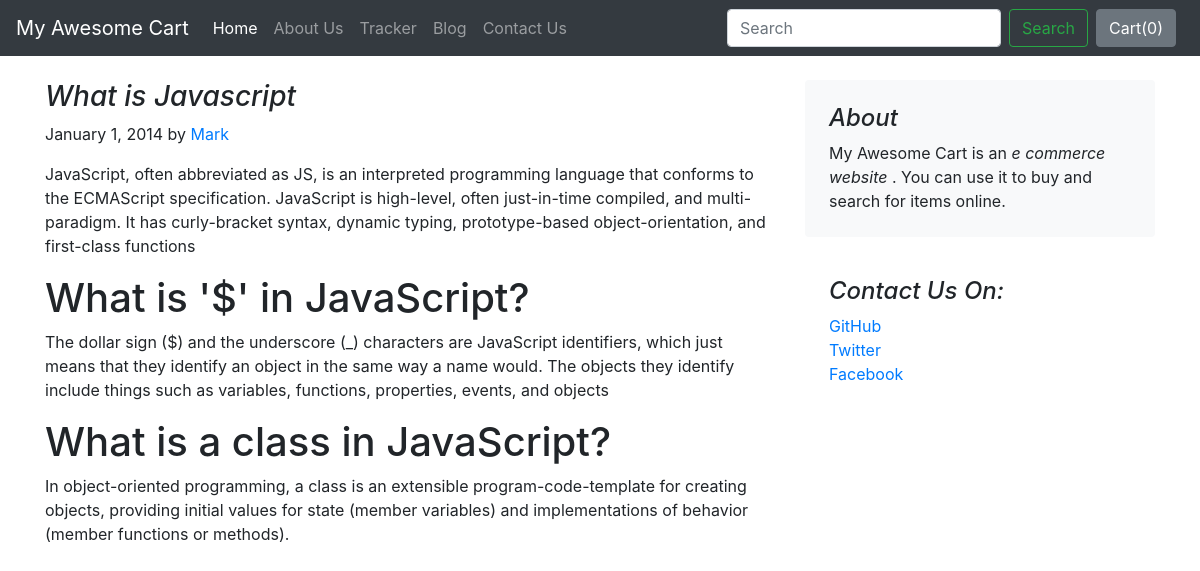
The page /blog/blogpost/1 on the database its author committed.
### blog/models.py (models this page shows)
class Blogpost(models.Model):
    post_id = models.AutoField(primary_key=True)
    title = models.CharField(max_length=50)
    head0 = models.CharField(max_length=500, default="")
    chead0 = models.CharField(max_length=5000, default="")
    head1 = models.CharField(max_length=500, default="")
    chead1 = models.CharField(max_length=5000, default="")
    head2 = models.CharField(max_length=500, default="")
    chead2 = models.CharField(max_length=5000, default="")
    pub_date = models.DateField()
    image = models.ImageField(upload_to="shop/images", default="")
    def __str__(self):
        return self.title

### blog/views.py (the view)
# urls.py: path("blogpost/<int:id>", views.blogpost, name="blogHome")
def blogpost(request,id):
        post= Blogpost.objects.filter(post_id=id)[0]
        print(post)
        return render(request, 'blog/blogpost.html', {'post':post})

### blog/templates/blog/blogpost.html (shortened to what this page needs)
{% extends 'blog/basic.html' %}
{% block body %}
<div class="container">
  <div class="row mt-4">
    <div class="col-md-8 blog-main">
      <h3 class="font-italic ">
        {{post.title}}
      </h3>
      <div class="blog-post">
        <p class="blog-post-meta">January 1, 2014 by <a href="#">Mark</a></p>
         <p>{{post.chead0}}</p>
        <h1>{{post.head1}}</h1>
         <p>{{post.chead1}}</p>
        <h1>{{post.head2}}</h1>
         <p>{{post.chead2}}</p>
      </div>
    </div>
    <aside class="col-md-4 blog-sidebar">
      <div class="p-4 mb-3 bg-light rounded">
        <h4 class="font-italic">About</h4>
        <p class="mb-0">My Awesome Cart is an <em>e commerce website</em> . You can use it to buy and search for items online.</p>
      </div>
      <div class="p-4">
        <h4 class="font-italic">Contact Us On: </h4>
        <ol class="list-unstyled">
          <li><a href="#">GitHub</a></li>
          <li><a href="#">Twitter</a></li>
          <li><a href="#">Facebook</a></li>
        </ol>
      </div>
    </aside>
  </div>
</div>
{% endblock %}

### rows shown on the page
Blogpost: title "What is Javascript", chead0 "JavaScript, often abbreviated as JS, is an interpreted programming language that conforms to the ECMAScript specification. JavaScript is high-level, often just-in-time compiled, and multi-paradigm. It has curly-bracket syntax, dynamic typing, prototype-based object-orientation, and first-class functions", head1 "What is '$' in JavaScript?", chead1 "The dollar sign ($) and the underscore (_) characters are JavaScript identifiers, which just means that they identify an object in the same way a name would. The objects they identify include things such as variables, functions, properties, events, and objects", head2 "What is a class in JavaScript?", chead2 "In object-oriented programming, a class is an extensible program-code-template for creating objects, providing initial values for state (member variables) and implementations of behavior (member functions or methods)."
